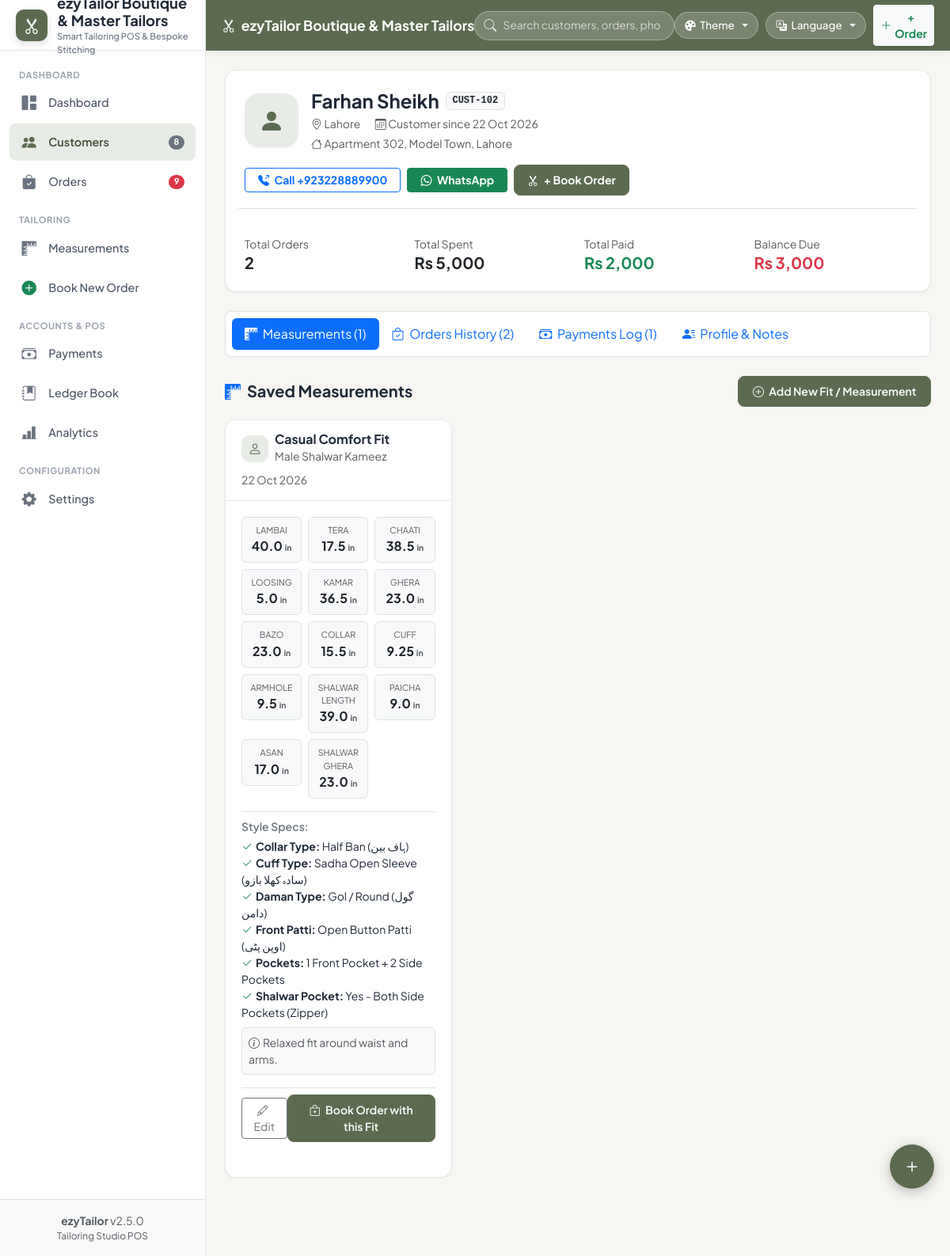
The app's page /customer_view.php?id=2 with its own data.
### tables this page shows
CREATE TABLE IF NOT EXISTS `settings` (
    `id` INT AUTO_INCREMENT PRIMARY KEY,
    `shop_name` VARCHAR(150) NOT NULL DEFAULT 'ezyTailor Boutique & Tailors',
    `tagline` VARCHAR(200) DEFAULT 'Smart Tailoring & Bespoke Stitching',
    `owner_name` VARCHAR(100) DEFAULT 'Ustad Muhammad Asif',
    `phone` VARCHAR(30) DEFAULT '+92 300 9876543',
    `whatsapp` VARCHAR(30) DEFAULT '+923009876543',
    `email` VARCHAR(100) DEFAULT 'contact@ezytailor.com',
    `city` VARCHAR(50) DEFAULT 'Lahore',
    `address` TEXT,
    `currency` VARCHAR(10) DEFAULT 'Rs',
    `theme` VARCHAR(30) DEFAULT 'olive',
    `language` VARCHAR(10) DEFAULT 'en',
    `receipt_header` TEXT,
    `receipt_footer` TEXT,
    `terms` TEXT,
    `receipt_paper_size` VARCHAR(10) DEFAULT '80mm',
    `show_barcode` TINYINT(1) DEFAULT 1,
    `updated_at` TIMESTAMP DEFAULT CURRENT_TIMESTAMP ON UPDATE CURRENT_TIMESTAMP
);

CREATE TABLE IF NOT EXISTS `customers` (
    `id` INT AUTO_INCREMENT PRIMARY KEY,
    `customer_code` VARCHAR(30) UNIQUE NOT NULL,
    `name` VARCHAR(100) NOT NULL,
    `phone` VARCHAR(30) NOT NULL,
    `alt_phone` VARCHAR(30) DEFAULT NULL,
    `city` VARCHAR(50) DEFAULT 'Lahore',
    `gender` ENUM('male', 'female', 'other') DEFAULT 'male',
    `address` TEXT DEFAULT NULL,
    `notes` TEXT DEFAULT NULL,
    `photo` VARCHAR(255) DEFAULT NULL,
    `created_at` TIMESTAMP DEFAULT CURRENT_TIMESTAMP,
    `updated_at` TIMESTAMP DEFAULT CURRENT_TIMESTAMP ON UPDATE CURRENT_TIMESTAMP
);

CREATE TABLE IF NOT EXISTS `customer_measurements` (
    `id` INT AUTO_INCREMENT PRIMARY KEY,
    `customer_id` INT NOT NULL,
    `template_id` INT DEFAULT NULL,
    `garment_type` VARCHAR(50) NOT NULL,
    `title` VARCHAR(100) NOT NULL DEFAULT 'Standard Fit',
    `measurements_json` LONGTEXT NOT NULL,
    `styles_json` LONGTEXT DEFAULT NULL,
    `fabric_photo` VARCHAR(255) DEFAULT NULL,
    `audio_note` VARCHAR(255) DEFAULT NULL,
    `notes` TEXT DEFAULT NULL,
    `created_at` TIMESTAMP DEFAULT CURRENT_TIMESTAMP,
    `updated_at` TIMESTAMP DEFAULT CURRENT_TIMESTAMP ON UPDATE CURRENT_TIMESTAMP,
    FOREIGN KEY (`customer_id`) REFERENCES `customers`(`id`) ON DELETE CASCADE
);

CREATE TABLE IF NOT EXISTS `measurement_templates` (
    `id` INT AUTO_INCREMENT PRIMARY KEY,
    `template_key` VARCHAR(50) UNIQUE NOT NULL,
    `title` VARCHAR(100) NOT NULL,
    `title_ur` VARCHAR(100) DEFAULT NULL,
    `title_hi` VARCHAR(100) DEFAULT NULL,
    `title_ar` VARCHAR(100) DEFAULT NULL,
    `garment_category` VARCHAR(50) NOT NULL,
    `icon` VARCHAR(50) DEFAULT 'bi-person',
    `fields_json` LONGTEXT NOT NULL,
    `styles_json` LONGTEXT DEFAULT NULL,
    `is_default` TINYINT(1) DEFAULT 1,
    `is_active` TINYINT(1) DEFAULT 1,
    `created_at` TIMESTAMP DEFAULT CURRENT_TIMESTAMP
);

### customer_view.php (the view, shortened to what the rows shown need)
<?php
require_once __DIR__ . '/config/config.php';
require_once __DIR__ . '/config/db.php';
$pdo = getDB();
$customerId = (int)($_GET['id'] ?? 0);
$activeTab = $_GET['tab'] ?? 'measurements';
$stmt = $pdo->prepare("SELECT * FROM customers WHERE id = ?");
$stmt->execute([$customerId]);
$customer = $stmt->fetch();
$sumStmt = $pdo->prepare("
    SELECT
        COUNT(id) as total_orders,
        COALESCE(SUM(total_amount), 0) as total_spent,
        COALESCE(SUM(advance_paid), 0) as total_paid,
        COALESCE(SUM(balance_due), 0) as total_balance
    FROM orders
    WHERE customer_id = ?
");
$sumStmt->execute([$customerId]);
$summary = $sumStmt->fetch();
$mStmt = $pdo->prepare("
    SELECT cm.*, mt.title as template_title, mt.icon as template_icon
    FROM customer_measurements cm
    LEFT JOIN measurement_templates mt ON cm.template_id = mt.id
    WHERE cm.customer_id = ?
    ORDER BY cm.id DESC
");
$mStmt->execute([$customerId]);
$measurements = $mStmt->fetchAll();
include __DIR__ . '/includes/header.php';
include __DIR__ . '/includes/sidebar.php';
include __DIR__ . '/includes/navbar.php';
?>
<div class="page-content">
    <div class="app-card mb-4">
        <div class="app-card-body p-4">
            <div class="d-flex justify-content-between align-items-start flex-wrap gap-3">
                <div class="d-flex align-items-center gap-3">
                    <div>
                        <div class="d-flex align-items-center gap-2">
                            <h4 class="fw-bold mb-0"><?= e($customer['name']) ?></h4>
                            <span class="badge bg-light text-dark border font-monospace"><?= e($customer['customer_code']) ?></span>
                        </div>
                        <div class="text-muted small mt-1">
                            <span class="me-3"><i class="bi bi-geo-alt"></i> <?= e($customer['city'] ?: 'Lahore') ?></span>
                            <span><i class="bi bi-calendar3"></i> Customer since <?= format_date($customer['created_at']) ?></span>
                        </div>
                        <?php if (!empty($customer['address'])): ?>
                            <div class="text-muted small mt-1"><i class="bi bi-house"></i> <?= e($customer['address']) ?></div>
                        <?php endif; ?>
                    </div>
                </div>
                <div class="d-flex align-items-center gap-2 flex-wrap">
                    <a href="tel:<?= e($customer['phone']) ?>" class="btn btn-outline-primary btn-sm px-3 fw-bold">
                        <i class="bi bi-telephone-outbound-fill me-1"></i> Call <?= e($customer['phone']) ?>
                    </a>
                    <button type="button" class="btn btn-success btn-sm px-3 fw-bold btn-whatsapp"
                            data-phone="<?= e($customer['phone']) ?>"
                            data-name="<?= e($customer['name']) ?>"
                            data-balance="<?= $summary['total_balance'] ?>">
                        <i class="bi bi-whatsapp me-1"></i> WhatsApp
                    </button>
                    <a href="order_create.php?customer_id=<?= $customer['id'] ?>" class="btn btn-primary-custom btn-sm px-3 fw-bold">
                        <i class="bi bi-scissors me-1"></i> + Book Order
                    </a>
                </div>
            </div>
        </div>
    </div>
    <div class="tab-content" id="customerTabContent">
        <div class="tab-pane fade <?= $activeTab === 'measurements' ? 'show active' : '' ?>" id="tab-measurements" role="tabpanel">
            <?php if (empty($measurements)): ?>
                <div class="app-card text-center py-5 text-muted">
                    <i class="bi bi-rulers display-4 text-muted mb-3 d-block"></i>
                    <h6>No measurements saved for this customer yet.</h6>
                    <p class="small">Record precise body dimensions or choose from built-in templates.</p>
                    <a href="measurements.php?customer_id=<?= $customer['id'] ?>" class="btn btn-outline-custom btn-sm">Create First Measurement</a>
                </div>
            <?php else: ?>
                <div class="row g-3">
                    <?php foreach ($measurements as $m):
                        $fields = json_decode($m['measurements_json'], true) ?: [];
                        $styles = json_decode($m['styles_json'], true) ?: [];
                    ?>
                        <div class="col-md-6 col-lg-4">
                            <div class="app-card h-100">
                                <div class="app-card-header">
                                    <div class="d-flex align-items-center gap-2">
                                        <div class="metric-icon-wrap" style="width:34px;height:34px;font-size:1.1rem;">
                                            <i class="bi <?= e($m['template_icon'] ?: 'bi-scissors') ?>"></i>
                                        </div>
                                        <div>
                                            <h6 class="fw-bold mb-0"><?= e($m['title']) ?></h6>
                                            <small class="text-muted text-capitalize"><?= ucwords(str_replace('_', ' ', $m['garment_type'])) ?></small>
                                        </div>
                                    </div>
                                    <small class="text-muted"><?= format_date($m['updated_at'], 'd M Y') ?></small>
                                </div>
                                <div class="app-card-body">
                                    <div class="row g-2 mb-3">
                                        <?php foreach ($fields as $k => $v): ?>
                                            <div class="col-4">
                                                <div class="p-2 border rounded text-center bg-light">
                                                    <span class="d-block text-muted text-uppercase" style="font-size:0.68rem;"><?= str_replace('_', ' ', $k) ?></span>
                                                    <span class="fw-bold text-dark fs-6"><?= e($v) ?> <small class="text-muted" style="font-size:0.65rem;">in</small></span>
                                                </div>
                                            </div>
                                        <?php endforeach; ?>
                                    </div>
                                    <?php if (!empty($styles)): ?>
                                        <div class="border-top pt-2 mb-2">
                                            <span class="fw-semibold small d-block mb-1 text-secondary">Style Specs:</span>
                                            <ul class="list-unstyled small mb-0">
                                                <?php foreach ($styles as $sk => $sv): ?>
                                                    <li><i class="bi bi-check2 text-success me-1"></i><strong><?= ucwords(str_replace('_', ' ', $sk)) ?>:</strong> <?= e($sv) ?></li>
                                                <?php endforeach; ?>
                                            </ul>
                                        </div>
                                    <?php endif; ?>
                                    <?php if (!empty($m['notes'])): ?>
                                        <div class="small text-muted bg-light p-2 rounded border mt-2">
                                            <i class="bi bi-info-circle me-1"></i><?= e($m['notes']) ?>
                                        </div>
                                    <?php endif; ?>
                                    <div class="mt-3 pt-2 border-top d-flex justify-content-between align-items-center">
                                        <a href="measurements.php?customer_id=<?= $customer['id'] ?>&edit_id=<?= $m['id'] ?>" class="btn btn-sm btn-outline-secondary">
                                            <i class="bi bi-pencil me-1"></i> Edit
                                        </a>
                                        <a href="order_create.php?customer_id=<?= $customer['id'] ?>&measurement_id=<?= $m['id'] ?>" class="btn btn-sm btn-primary-custom">
                                            <i class="bi bi-bag-plus me-1"></i> Book Order with this Fit
                                        </a>
                                    </div>
                                </div>
                            </div>
                        </div>
                    <?php endforeach; ?>
                </div>
            <?php endif; ?>
        </div>
    </div>
</div>
<?php include __DIR__ . '/includes/footer.php'; ?>

### includes/sidebar.php (shortened to what the rows shown need)
<aside class="app-sidebar">
    <div class="sidebar-header">
        <div>
            <div class="sidebar-brand-name"><?= e($settings['shop_name']) ?></div>
            <div class="sidebar-brand-sub"><?= e($settings['tagline']) ?></div>
        </div>
    </div>
</aside>

### includes/navbar.php (shortened to what the rows shown need)
<div class="app-main-wrapper">
    <header class="app-topbar">
        <div class="topbar-left">
            <div class="topbar-title">
                <i class="bi bi-scissors"></i>
                <span class="full-name"><?= e($settings['shop_name']) ?></span>
            </div>
        </div>
    </header>
    <main class="app-main">

### records on screen
settings: tagline "Smart Tailoring POS & Bespoke Stitching", shop_name "ezyTailor Boutique & Master Tailors"
customers: name "Farhan Sheikh", customer_code "CUST-102", city "Lahore", created_at "22 Oct 2026", address "Apartment 302, Model Town, Lahore", phone "+923228889900"
customer_measurements: title "Casual Comfort Fit", garment_type "Male Shalwar Kameez", updated_at "22 Oct 2026", k "LAMBAI", measurements_json "40.0", k "TERA", measurements_json "17.5", k "CHAATI", measurements_json "38.5", k "LOOSING", measurements_json "5.0", k "KAMAR", measurements_json "36.5", k "GHERA", measurements_json "23.0", k "BAZO", k "COLLAR", measurements_json "15.5", k "CUFF", measurements_json "9.25", k "ARMHOLE", measurements_json "9.5", k "SHALWAR LENGTH", measurements_json "39.0", k "PAICHA", measurements_json "9.0", k "ASAN", measurements_json "17.0", k "SHALWAR GHERA", sk "Collar Type", styles_json "Half Ban (ہاف بین)", sk "Cuff Type", styles_json "Sadha Open Sleeve (سادہ کھلا بازو)", sk "Daman Type", styles_json "Gol / Round (گول دامن)", sk "Front Patti", styles_json "Open Button Patti (اوپن پٹی)", sk "Pockets", styles_json "1 Front Pocket + 2 Side Pockets", sk "Shalwar Pocket", styles_json "Yes - Both Side Pockets (Zipper)", notes "Relaxed fit around waist and arms."

### other values on screen
$badgeCust "8"
$badgeOrders "9"
APP_NAME "ezyTailor"
APP_VERSION "2.5.0"
$summary['total_orders'] "2"
$summary['total_spent'] "5,000"
$summary['total_paid'] "2,000"
$summary['total_balance'] "3,000"
count($measurements) "1"
count($orders) "2"
count($payments) "1"
